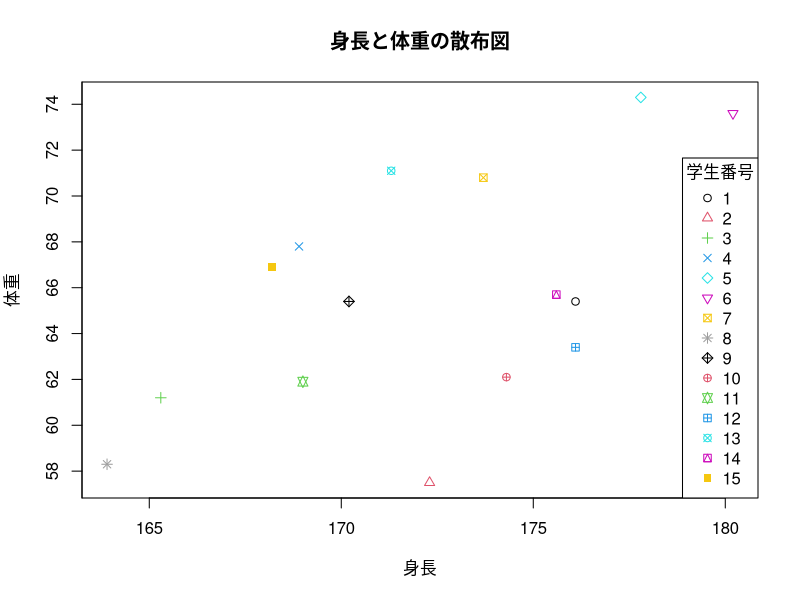

This figure's R source:
#身長
x <- c(176.1, 172.3, 165.3, 168.9, 177.8, 180.2, 173.7, 163.9, 170.2, 174.3, 169, 176.1, 171.3, 175.6, 168.2)
#体重
y <- c(65.4, 57.5, 61.2, 67.8, 74.3, 73.6, 70.8, 58.3, 65.4, 62.1, 61.9, 63.4, 71.1, 65.7, 66.9)
students <- c(1:15)  # 学生の番号

# グラフの作成
plot(x, y, pch = students, col = students, xlab = "身長", ylab = "体重", main = "身長と体重の散布図" ,yaxp=c(50, 90, 20))

# 凡例の追加（学生の番号）
legend("bottomright", legend = students, pch = students, col = students, title = "学生番号")
